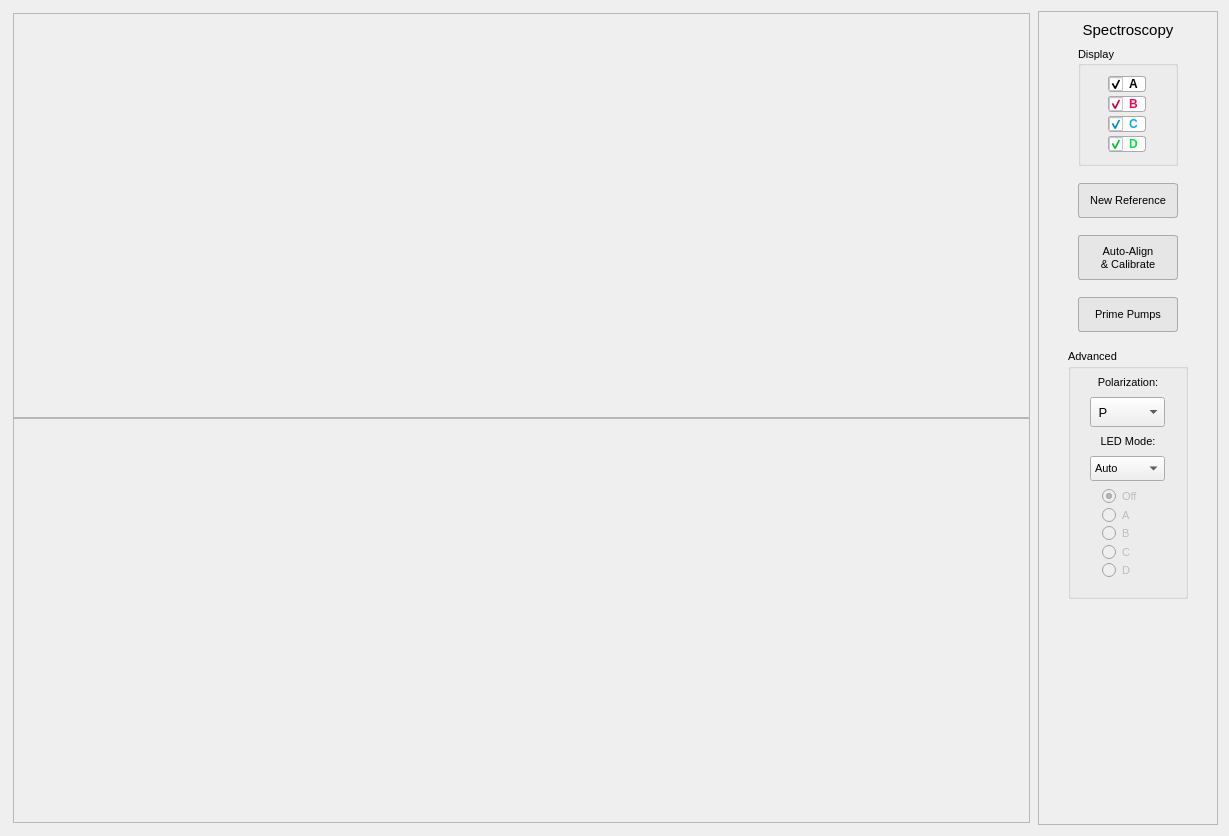
<?xml version="1.0" encoding="UTF-8"?>
<ui version="4.0">
 <class>Spectroscopy</class>
 <widget class="QWidget" name="Spectroscopy">
  <property name="geometry">
   <rect>
    <x>0</x>
    <y>0</y>
    <width>1229</width>
    <height>836</height>
   </rect>
  </property>
  <property name="font">
   <font>
    <family>Segoe UI</family>
   </font>
  </property>
  <property name="windowTitle">
   <string>Form</string>
  </property>
  <layout class="QHBoxLayout" name="horizontalLayout">
   <item>
    <layout class="QVBoxLayout" name="Plots">
     <property name="spacing">
      <number>0</number>
     </property>
     <property name="sizeConstraint">
      <enum>QLayout::SetDefaultConstraint</enum>
     </property>
     <property name="leftMargin">
      <number>2</number>
     </property>
     <property name="topMargin">
      <number>2</number>
     </property>
     <property name="rightMargin">
      <number>2</number>
     </property>
     <property name="bottomMargin">
      <number>2</number>
     </property>
     <item>
      <widget class="QFrame" name="intensity_plot">
       <property name="sizePolicy">
        <sizepolicy hsizetype="Expanding" vsizetype="Preferred">
         <horstretch>0</horstretch>
         <verstretch>0</verstretch>
        </sizepolicy>
       </property>
       <property name="minimumSize">
        <size>
         <width>710</width>
         <height>250</height>
        </size>
       </property>
       <property name="maximumSize">
        <size>
         <width>10000</width>
         <height>10000</height>
        </size>
       </property>
       <property name="frameShape">
        <enum>QFrame::StyledPanel</enum>
       </property>
       <property name="frameShadow">
        <enum>QFrame::Raised</enum>
       </property>
       <layout class="QHBoxLayout" name="horizontalLayout_2">
        <item>
         <spacer name="horizontalSpacer">
          <property name="orientation">
           <enum>Qt::Horizontal</enum>
          </property>
          <property name="sizeHint" stdset="0">
           <size>
            <width>959</width>
            <height>20</height>
           </size>
          </property>
         </spacer>
        </item>
        <item>
         <spacer name="verticalSpacer_2">
          <property name="orientation">
           <enum>Qt::Vertical</enum>
          </property>
          <property name="sizeHint" stdset="0">
           <size>
            <width>20</width>
            <height>378</height>
           </size>
          </property>
         </spacer>
        </item>
       </layout>
      </widget>
     </item>
     <item>
      <widget class="QFrame" name="transmission_plot">
       <property name="sizePolicy">
        <sizepolicy hsizetype="Expanding" vsizetype="Preferred">
         <horstretch>0</horstretch>
         <verstretch>0</verstretch>
        </sizepolicy>
       </property>
       <property name="minimumSize">
        <size>
         <width>710</width>
         <height>250</height>
        </size>
       </property>
       <property name="maximumSize">
        <size>
         <width>10000</width>
         <height>10000</height>
        </size>
       </property>
       <property name="frameShape">
        <enum>QFrame::StyledPanel</enum>
       </property>
       <property name="frameShadow">
        <enum>QFrame::Raised</enum>
       </property>
       <layout class="QHBoxLayout" name="horizontalLayout_3">
        <item>
         <spacer name="horizontalSpacer_2">
          <property name="orientation">
           <enum>Qt::Horizontal</enum>
          </property>
          <property name="sizeHint" stdset="0">
           <size>
            <width>959</width>
            <height>20</height>
           </size>
          </property>
         </spacer>
        </item>
        <item>
         <spacer name="verticalSpacer_3">
          <property name="orientation">
           <enum>Qt::Vertical</enum>
          </property>
          <property name="sizeHint" stdset="0">
           <size>
            <width>20</width>
            <height>378</height>
           </size>
          </property>
         </spacer>
        </item>
       </layout>
      </widget>
     </item>
    </layout>
   </item>
   <item>
    <widget class="QFrame" name="controls">
     <property name="sizePolicy">
      <sizepolicy hsizetype="Fixed" vsizetype="Preferred">
       <horstretch>0</horstretch>
       <verstretch>0</verstretch>
      </sizepolicy>
     </property>
     <property name="minimumSize">
      <size>
       <width>180</width>
       <height>0</height>
      </size>
     </property>
     <property name="maximumSize">
      <size>
       <width>180</width>
       <height>16777215</height>
      </size>
     </property>
     <property name="font">
      <font>
       <family>Segoe UI</family>
       <pointsize>11</pointsize>
      </font>
     </property>
     <property name="frameShape">
      <enum>QFrame::StyledPanel</enum>
     </property>
     <property name="frameShadow">
      <enum>QFrame::Raised</enum>
     </property>
     <layout class="QVBoxLayout" name="verticalLayout_2">
      <property name="spacing">
       <number>7</number>
      </property>
      <item alignment="Qt::AlignHCenter">
       <widget class="QLabel" name="label_3">
        <property name="minimumSize">
         <size>
          <width>100</width>
          <height>0</height>
         </size>
        </property>
        <property name="font">
         <font>
          <family>Segoe UI</family>
          <pointsize>11</pointsize>
          <bold>false</bold>
         </font>
        </property>
        <property name="text">
         <string>Spectroscopy</string>
        </property>
        <property name="alignment">
         <set>Qt::AlignCenter</set>
        </property>
        <property name="margin">
         <number>0</number>
        </property>
       </widget>
      </item>
      <item alignment="Qt::AlignHCenter">
       <widget class="QGroupBox" name="groupBox_2">
        <property name="minimumSize">
         <size>
          <width>100</width>
          <height>120</height>
         </size>
        </property>
        <property name="maximumSize">
         <size>
          <width>100</width>
          <height>16777215</height>
         </size>
        </property>
        <property name="font">
         <font>
          <family>Segoe UI</family>
          <pointsize>8</pointsize>
         </font>
        </property>
        <property name="title">
         <string>Display </string>
        </property>
        <property name="alignment">
         <set>Qt::AlignLeading|Qt::AlignLeft|Qt::AlignVCenter</set>
        </property>
        <widget class="QCheckBox" name="segment_A">
         <property name="geometry">
          <rect>
           <x>30</x>
           <y>30</y>
           <width>38</width>
           <height>16</height>
          </rect>
         </property>
         <property name="font">
          <font>
           <family>Segoe UI</family>
           <pointsize>9</pointsize>
           <bold>true</bold>
          </font>
         </property>
         <property name="styleSheet">
          <string notr="true">QCheckBox{
	color: black;
	background: white;
	border: 1px solid rgb(171, 171, 171);
	border-radius: 3px;
}</string>
         </property>
         <property name="text">
          <string>A</string>
         </property>
         <property name="checked">
          <bool>true</bool>
         </property>
        </widget>
        <widget class="QCheckBox" name="segment_B">
         <property name="geometry">
          <rect>
           <x>30</x>
           <y>50</y>
           <width>38</width>
           <height>16</height>
          </rect>
         </property>
         <property name="font">
          <font>
           <family>Segoe UI</family>
           <pointsize>9</pointsize>
           <bold>true</bold>
          </font>
         </property>
         <property name="styleSheet">
          <string notr="true">QCheckBox{
	color: rgb(255, 0, 81);
	background: white;
	border: 1px solid rgb(171, 171, 171);
	border-radius: 3px;
}</string>
         </property>
         <property name="text">
          <string>B</string>
         </property>
         <property name="checked">
          <bool>true</bool>
         </property>
        </widget>
        <widget class="QCheckBox" name="segment_C">
         <property name="geometry">
          <rect>
           <x>30</x>
           <y>70</y>
           <width>38</width>
           <height>16</height>
          </rect>
         </property>
         <property name="font">
          <font>
           <family>Segoe UI</family>
           <pointsize>9</pointsize>
           <bold>true</bold>
          </font>
         </property>
         <property name="styleSheet">
          <string notr="true">QCheckBox{
	color: rgb(0, 174, 255);
	background:white;
	border: 1px solid rgb(171, 171, 171);
	border-radius: 3px;
}</string>
         </property>
         <property name="text">
          <string>C</string>
         </property>
         <property name="checked">
          <bool>true</bool>
         </property>
        </widget>
        <widget class="QCheckBox" name="segment_D">
         <property name="geometry">
          <rect>
           <x>30</x>
           <y>90</y>
           <width>38</width>
           <height>16</height>
          </rect>
         </property>
         <property name="font">
          <font>
           <family>Segoe UI</family>
           <pointsize>9</pointsize>
           <bold>true</bold>
          </font>
         </property>
         <property name="styleSheet">
          <string notr="true">QCheckBox{
	color: rgb(0, 230, 65);
	border: 1px solid rgb(171, 171, 171);
	background:white;
	border-radius: 3px;
}</string>
         </property>
         <property name="text">
          <string>D</string>
         </property>
         <property name="checked">
          <bool>true</bool>
         </property>
        </widget>
       </widget>
      </item>
      <item>
       <spacer name="verticalSpacer_4">
        <property name="orientation">
         <enum>Qt::Vertical</enum>
        </property>
        <property name="sizeType">
         <enum>QSizePolicy::Fixed</enum>
        </property>
        <property name="sizeHint" stdset="0">
         <size>
          <width>20</width>
          <height>10</height>
         </size>
        </property>
       </spacer>
      </item>
      <item alignment="Qt::AlignHCenter">
       <widget class="QPushButton" name="new_ref_btn">
        <property name="minimumSize">
         <size>
          <width>100</width>
          <height>35</height>
         </size>
        </property>
        <property name="maximumSize">
         <size>
          <width>100</width>
          <height>40</height>
         </size>
        </property>
        <property name="font">
         <font>
          <family>Segoe UI</family>
          <pointsize>8</pointsize>
          <bold>false</bold>
         </font>
        </property>
        <property name="styleSheet">
         <string notr="true">QPushButton {

		background-color: rgb(230, 230, 230);
	    border: 1px solid rgb(171, 171, 171);
		border-radius: 3px;

}

QPushButton::hover{
	background: rgb(253, 253, 253);
	border: 1px raised;
	border-radius: 5px;
}</string>
        </property>
        <property name="text">
         <string>New Reference</string>
        </property>
       </widget>
      </item>
      <item>
       <spacer name="verticalSpacer_6">
        <property name="orientation">
         <enum>Qt::Vertical</enum>
        </property>
        <property name="sizeType">
         <enum>QSizePolicy::Fixed</enum>
        </property>
        <property name="sizeHint" stdset="0">
         <size>
          <width>20</width>
          <height>10</height>
         </size>
        </property>
       </spacer>
      </item>
      <item alignment="Qt::AlignHCenter">
       <widget class="QPushButton" name="full_calibrate_btn">
        <property name="minimumSize">
         <size>
          <width>100</width>
          <height>45</height>
         </size>
        </property>
        <property name="maximumSize">
         <size>
          <width>100</width>
          <height>50</height>
         </size>
        </property>
        <property name="font">
         <font>
          <family>Segoe UI</family>
          <pointsize>8</pointsize>
          <bold>false</bold>
         </font>
        </property>
        <property name="styleSheet">
         <string notr="true">QPushButton {

		background-color: rgb(230, 230, 230);
	    border: 1px solid rgb(171, 171, 171);
		border-radius: 3px;

}

QPushButton::hover{
	background: rgb(253, 253, 253);
	border: 1px raised;
	border-radius: 5px;
}</string>
        </property>
        <property name="text">
         <string>Auto-Align
&amp;&amp; Calibrate</string>
        </property>
       </widget>
      </item>
      <item>
       <spacer name="verticalSpacer_5">
        <property name="orientation">
         <enum>Qt::Vertical</enum>
        </property>
        <property name="sizeType">
         <enum>QSizePolicy::Fixed</enum>
        </property>
        <property name="sizeHint" stdset="0">
         <size>
          <width>20</width>
          <height>10</height>
         </size>
        </property>
       </spacer>
      </item>
      <item alignment="Qt::AlignHCenter">
       <widget class="QPushButton" name="prime_btn">
        <property name="minimumSize">
         <size>
          <width>100</width>
          <height>35</height>
         </size>
        </property>
        <property name="maximumSize">
         <size>
          <width>100</width>
          <height>40</height>
         </size>
        </property>
        <property name="font">
         <font>
          <family>Segoe UI</family>
          <pointsize>8</pointsize>
         </font>
        </property>
        <property name="styleSheet">
         <string notr="true">QPushButton {

		background-color: rgb(230, 230, 230);
	    border: 1px solid rgb(171, 171, 171);
		border-radius: 3px;

}

QPushButton::hover{
	background: rgb(253, 253, 253);
	border: 1px raised;
	border-radius: 5px;
}</string>
        </property>
        <property name="text">
         <string>Prime Pumps</string>
        </property>
       </widget>
      </item>
      <item>
       <spacer name="verticalSpacer_7">
        <property name="orientation">
         <enum>Qt::Vertical</enum>
        </property>
        <property name="sizeType">
         <enum>QSizePolicy::Fixed</enum>
        </property>
        <property name="sizeHint" stdset="0">
         <size>
          <width>20</width>
          <height>10</height>
         </size>
        </property>
       </spacer>
      </item>
      <item alignment="Qt::AlignHCenter">
       <widget class="QGroupBox" name="advanced">
        <property name="minimumSize">
         <size>
          <width>120</width>
          <height>250</height>
         </size>
        </property>
        <property name="maximumSize">
         <size>
          <width>120</width>
          <height>250</height>
         </size>
        </property>
        <property name="font">
         <font>
          <family>Segoe UI</family>
          <pointsize>8</pointsize>
         </font>
        </property>
        <property name="title">
         <string>Advanced </string>
        </property>
        <property name="alignment">
         <set>Qt::AlignLeading|Qt::AlignLeft|Qt::AlignTop</set>
        </property>
        <layout class="QVBoxLayout" name="verticalLayout">
         <property name="spacing">
          <number>0</number>
         </property>
         <property name="leftMargin">
          <number>0</number>
         </property>
         <property name="topMargin">
          <number>0</number>
         </property>
         <property name="rightMargin">
          <number>0</number>
         </property>
         <property name="bottomMargin">
          <number>10</number>
         </property>
         <item>
          <widget class="QLabel" name="label">
           <property name="maximumSize">
            <size>
             <width>16777215</width>
             <height>25</height>
            </size>
           </property>
           <property name="font">
            <font>
             <family>Segoe UI</family>
             <pointsize>8</pointsize>
            </font>
           </property>
           <property name="text">
            <string>Polarization:</string>
           </property>
           <property name="alignment">
            <set>Qt::AlignCenter</set>
           </property>
          </widget>
         </item>
         <item alignment="Qt::AlignHCenter">
          <widget class="QComboBox" name="polarization">
           <property name="sizePolicy">
            <sizepolicy hsizetype="Fixed" vsizetype="Fixed">
             <horstretch>0</horstretch>
             <verstretch>0</verstretch>
            </sizepolicy>
           </property>
           <property name="minimumSize">
            <size>
             <width>75</width>
             <height>29</height>
            </size>
           </property>
           <property name="maximumSize">
            <size>
             <width>75</width>
             <height>30</height>
            </size>
           </property>
           <property name="font">
            <font>
             <family>Segoe UI</family>
             <pointsize>10</pointsize>
            </font>
           </property>
           <property name="styleSheet">
            <string notr="true"/>
           </property>
           <property name="frame">
            <bool>true</bool>
           </property>
           <item>
            <property name="text">
             <string> P </string>
            </property>
           </item>
           <item>
            <property name="text">
             <string> S </string>
            </property>
           </item>
          </widget>
         </item>
         <item>
          <widget class="QLabel" name="label_2">
           <property name="maximumSize">
            <size>
             <width>16777215</width>
             <height>25</height>
            </size>
           </property>
           <property name="font">
            <font>
             <family>Segoe UI</family>
             <pointsize>8</pointsize>
            </font>
           </property>
           <property name="text">
            <string>LED Mode:</string>
           </property>
           <property name="alignment">
            <set>Qt::AlignCenter</set>
           </property>
          </widget>
         </item>
         <item alignment="Qt::AlignHCenter">
          <widget class="QComboBox" name="led_mode">
           <property name="sizePolicy">
            <sizepolicy hsizetype="Fixed" vsizetype="Fixed">
             <horstretch>0</horstretch>
             <verstretch>0</verstretch>
            </sizepolicy>
           </property>
           <property name="minimumSize">
            <size>
             <width>75</width>
             <height>25</height>
            </size>
           </property>
           <property name="maximumSize">
            <size>
             <width>25</width>
             <height>16777215</height>
            </size>
           </property>
           <property name="font">
            <font>
             <family>Segoe UI</family>
             <pointsize>8</pointsize>
            </font>
           </property>
           <item>
            <property name="text">
             <string>Auto</string>
            </property>
           </item>
           <item>
            <property name="text">
             <string>Single</string>
            </property>
           </item>
          </widget>
         </item>
         <item alignment="Qt::AlignHCenter">
          <widget class="QFrame" name="single_LED">
           <property name="enabled">
            <bool>false</bool>
           </property>
           <property name="minimumSize">
            <size>
             <width>70</width>
             <height>100</height>
            </size>
           </property>
           <property name="maximumSize">
            <size>
             <width>70</width>
             <height>100</height>
            </size>
           </property>
           <property name="font">
            <font>
             <family>Segoe UI</family>
             <pointsize>8</pointsize>
            </font>
           </property>
           <layout class="QVBoxLayout" name="verticalLayout_3">
            <property name="spacing">
             <number>2</number>
            </property>
            <property name="topMargin">
             <number>5</number>
            </property>
            <property name="bottomMargin">
             <number>5</number>
            </property>
            <item>
             <widget class="QRadioButton" name="led_off">
              <property name="text">
               <string>Off</string>
              </property>
              <property name="checked">
               <bool>true</bool>
              </property>
             </widget>
            </item>
            <item>
             <widget class="QRadioButton" name="single_A">
              <property name="text">
               <string>A</string>
              </property>
             </widget>
            </item>
            <item>
             <widget class="QRadioButton" name="single_B">
              <property name="text">
               <string>B</string>
              </property>
             </widget>
            </item>
            <item>
             <widget class="QRadioButton" name="single_C">
              <property name="text">
               <string>C</string>
              </property>
             </widget>
            </item>
            <item>
             <widget class="QRadioButton" name="single_D">
              <property name="text">
               <string>D</string>
              </property>
             </widget>
            </item>
           </layout>
          </widget>
         </item>
        </layout>
       </widget>
      </item>
      <item>
       <spacer name="verticalSpacer">
        <property name="orientation">
         <enum>Qt::Vertical</enum>
        </property>
        <property name="sizeHint" stdset="0">
         <size>
          <width>20</width>
          <height>40</height>
         </size>
        </property>
       </spacer>
      </item>
     </layout>
    </widget>
   </item>
  </layout>
 </widget>
 <resources/>
 <connections/>
</ui>
